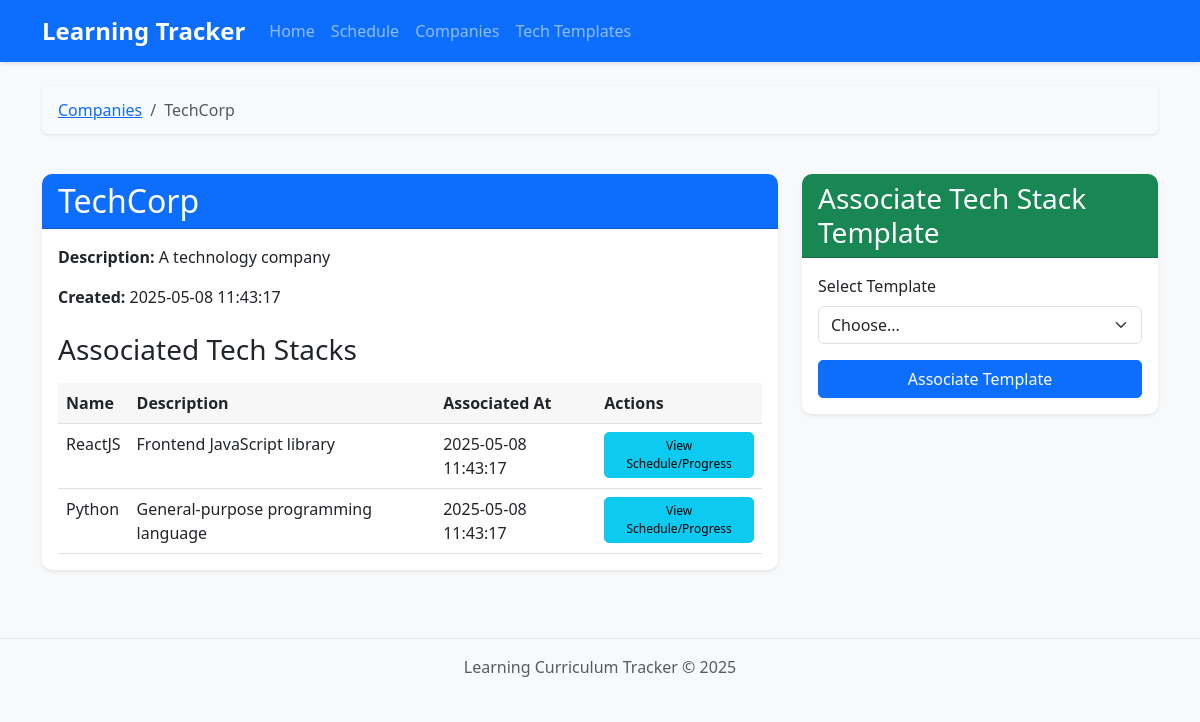
Screenshot of /companies/1 with the database file from the repository.
### tables this page shows
CREATE TABLE companies (
        id INTEGER PRIMARY KEY AUTOINCREMENT,
        name TEXT NOT NULL UNIQUE,
        description TEXT,
        created_at TIMESTAMP DEFAULT CURRENT_TIMESTAMP
    );

CREATE TABLE company_tech_stacks (
        id INTEGER PRIMARY KEY AUTOINCREMENT,
        company_id INTEGER NOT NULL,
        tech_stack_id INTEGER NOT NULL, 
        start_date TIMESTAMP DEFAULT CURRENT_TIMESTAMP,
        FOREIGN KEY (company_id) REFERENCES companies (id) ON DELETE CASCADE,
        FOREIGN KEY (tech_stack_id) REFERENCES tech_stacks (id) ON DELETE CASCADE,
        UNIQUE(company_id, tech_stack_id)
    );

CREATE TABLE tech_stacks (
        id INTEGER PRIMARY KEY AUTOINCREMENT,
        name TEXT NOT NULL UNIQUE,
        description TEXT,
        is_template BOOLEAN DEFAULT TRUE, 
        created_at TIMESTAMP DEFAULT CURRENT_TIMESTAMP
    );

### app.py (the view)
@app.route('/companies/<int:company_id>')
def company_detail(company_id):
    company = Company.get_by_id(company_id)
    if not company:
        return "Company not found", 404
    associated_tech_stacks = Company.get_tech_stacks(company_id)
    tech_stack_templates = TechStack.get_all_templates()
    progress_data = UserProgress.get_progress_for_company(company_id)
    return render_template('company_detail.html',
                           company=company,
                           associated_tech_stacks=associated_tech_stacks,
                           tech_stack_templates=tech_stack_templates,
                           progress_data=progress_data) # Pass progress data

### models.py (called while the page is built)
def get_db_connection():
    conn = sqlite3.connect(DATABASE_PATH)
    conn.row_factory = sqlite3.Row
    return conn

    @staticmethod
    def get_by_id(company_id):
        conn = get_db_connection()
        company = conn.execute("SELECT * FROM companies WHERE id = ?", (company_id,)).fetchone()
        conn.close()
        return company

    @staticmethod
    def get_tech_stacks(company_id):
        conn = get_db_connection()
        tech_stacks = conn.execute("""
            SELECT ts.*, cts.id as company_tech_stack_id, cts.start_date
            FROM tech_stacks ts
            JOIN company_tech_stacks cts ON ts.id = cts.tech_stack_id
            WHERE cts.company_id = ? AND ts.is_template = TRUE
        """, (company_id,)).fetchall()
        conn.close()
        return tech_stacks

    @staticmethod
    def get_all_templates():
        conn = get_db_connection()
        templates = conn.execute("SELECT * FROM tech_stacks WHERE is_template = TRUE").fetchall()
        conn.close()
        return templates

### templates/company_detail.html (shortened to what this page needs)
{% extends "base.html" %}
{% block content %}
<div class="row">
    <div class="col-md-12 mb-4">
        <nav aria-label="breadcrumb">
            <ol class="breadcrumb">
                <li class="breadcrumb-item"><a href="{{ url_for('companies') }}">Companies</a></li>
                <li class="breadcrumb-item active" aria-current="page">{{ company.name }}</li>
            </ol>
        </nav>
    </div>
</div>
<div class="row">
    <div class="col-md-8">
        <div class="card shadow-sm">
            <div class="card-header bg-primary text-white">
                <h2 class="mb-0">{{ company.name }}</h2>
            </div>
            <div class="card-body">
                <p><strong>Description:</strong> {{ company.description or 'No description provided' }}</p>
                <p><strong>Created:</strong> {{ company.created_at }}</p>
                <h3 class="mt-4 mb-3">Associated Tech Stacks</h3>
                {% if associated_tech_stacks %}
                <div class="table-responsive">
                    <table class="table table-hover">
                        <thead>
                            <tr>
                                <th>Name</th>
                                <th>Description</th>
                                <th>Associated At</th>
                                <th>Actions</th>
                            </tr>
                        </thead>
                        <tbody>
                            {% for tech_stack in associated_tech_stacks %}
                            <tr>
                                <td>{{ tech_stack.name }}</td>
                                <td>{{ tech_stack.description }}</td>
                                <td>{{ tech_stack.start_date }}</td>
                                <td>
                                    <a href="{{ url_for('schedule', company_id=company.id) }}?tech_stack_id={{ tech_stack.id }}"
                                        class="btn btn-info btn-sm">View Schedule/Progress</a>
                                </td>
                            </tr>
                            {% endfor %}
                        </tbody>
                    </table>
                </div>
                {% else %}
                <div class="alert alert-info">
                    <p class="mb-0">No tech stacks associated with this company yet.</p>
                </div>
                {% endif %}
            </div>
        </div>
    </div>
    <div class="col-md-4">
        <div class="card shadow-sm">
            <div class="card-header bg-success text-white">
                <h3 class="mb-0">Associate Tech Stack Template</h3>
            </div>
            <div class="card-body">
                <form action="{{ url_for('add_tech_stack_to_company', company_id=company.id) }}" method="post">
                    <div class="mb-3">
                        <label for="tech_stack_id" class="form-label">Select Template</label>
                        <select class="form-select" id="tech_stack_id" name="tech_stack_id" required>
                            <option value="">Choose...</option>
                        </select>
                    </div>
                    <div class="d-grid">
                        <button type="submit" class="btn btn-primary">Associate Template</button>
                    </div>
                </form>
            </div>
        </div>
    </div>
</div>
{% endblock %}

### static/css/style.css (style rules this page uses)
body { background-color: #f8f9fa; font-family: 'Segoe UI', Tahoma, Geneva, Verdana, sans-serif; }
.card { border: none; border-radius: 10px; box-shadow: 0 4px 6px rgba(0, 0, 0, 0.1); margin-bottom: 20px; transition: transform 0.3s ease; }
.card-header { border-radius: 10px 10px 0 0 !important; font-weight: bold; }
.table { margin-bottom: 0; }
.table th { font-weight: 600; background-color: rgba(0, 0, 0, 0.03); }
.btn { border-radius: 5px; font-weight: 500; }
.btn-sm { padding: 0.25rem 0.5rem; font-size: 0.75rem; }
.breadcrumb { background-color: #f8f9fa; border-radius: 5px; padding: 0.75rem 1rem; box-shadow: 0 1px 3px rgba(0, 0, 0, 0.1); }

### rows the page displays
companies: name "TechCorp", description "A technology company", created_at "2025-05-08 11:43:17"
company_tech_stacks: name "ReactJS", description "Frontend JavaScript library", start_date "2025-05-08 11:43:17"
company_tech_stacks: name "Python", description "General-purpose programming language", start_date "2025-05-08 11:43:17"
